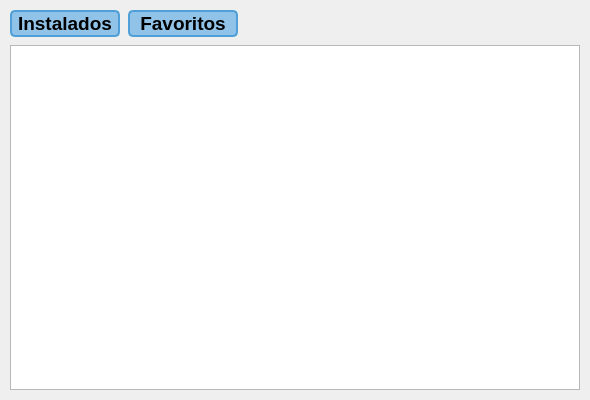
<?xml version="1.0" encoding="UTF-8"?>
<ui version="4.0">
 <class>InstalledApplicationsWidget</class>
 <widget class="QWidget" name="InstalledApplicationsWidget">
  <property name="geometry">
   <rect>
    <x>0</x>
    <y>0</y>
    <width>590</width>
    <height>400</height>
   </rect>
  </property>
  <property name="minimumSize">
   <size>
    <width>250</width>
    <height>120</height>
   </size>
  </property>
  <property name="windowTitle">
   <string>Form</string>
  </property>
  <layout class="QVBoxLayout" name="verticalLayout">
   <property name="spacing">
    <number>8</number>
   </property>
   <property name="leftMargin">
    <number>10</number>
   </property>
   <property name="topMargin">
    <number>10</number>
   </property>
   <property name="rightMargin">
    <number>10</number>
   </property>
   <property name="bottomMargin">
    <number>10</number>
   </property>
   <item>
    <layout class="QHBoxLayout" name="frame">
     <item>
      <widget class="QPushButton" name="installedBtn">
       <property name="minimumSize">
        <size>
         <width>110</width>
         <height>0</height>
        </size>
       </property>
       <property name="font">
        <font>
         <pointsize>14</pointsize>
         <bold>true</bold>
        </font>
       </property>
       <property name="cursor">
        <cursorShape>PointingHandCursor</cursorShape>
       </property>
       <property name="styleSheet">
        <string notr="true">QPushButton {
	background-color: #91c3e8;
	border: 2px solid #4fa0d8;
	border-radius: 5px;
	font-weight: bold;
}

QPushButton:hover {
	background-color: #4fa0d8;
}</string>
       </property>
       <property name="text">
        <string>Instalados</string>
       </property>
      </widget>
     </item>
     <item>
      <widget class="QPushButton" name="favoriteBtn">
       <property name="minimumSize">
        <size>
         <width>110</width>
         <height>0</height>
        </size>
       </property>
       <property name="font">
        <font>
         <pointsize>14</pointsize>
         <bold>true</bold>
        </font>
       </property>
       <property name="cursor">
        <cursorShape>PointingHandCursor</cursorShape>
       </property>
       <property name="styleSheet">
        <string notr="true">QPushButton {
	background-color: #91c3e8;
	border: 2px solid #4fa0d8;
	border-radius: 5px;
	font-weight: bold;
}

QPushButton:hover {
	background-color: #4fa0d8;
}</string>
       </property>
       <property name="text">
        <string>Favoritos</string>
       </property>
      </widget>
     </item>
     <item>
      <spacer name="horizontalSpacer">
       <property name="orientation">
        <enum>Qt::Orientation::Horizontal</enum>
       </property>
       <property name="sizeHint" stdset="0">
        <size>
         <width>40</width>
         <height>20</height>
        </size>
       </property>
      </spacer>
     </item>
    </layout>
   </item>
   <item>
    <widget class="QListView" name="listViewInstalled">
     <property name="styleSheet">
      <string notr="true"/>
     </property>
    </widget>
   </item>
  </layout>
 </widget>
 <resources/>
 <connections/>
</ui>
